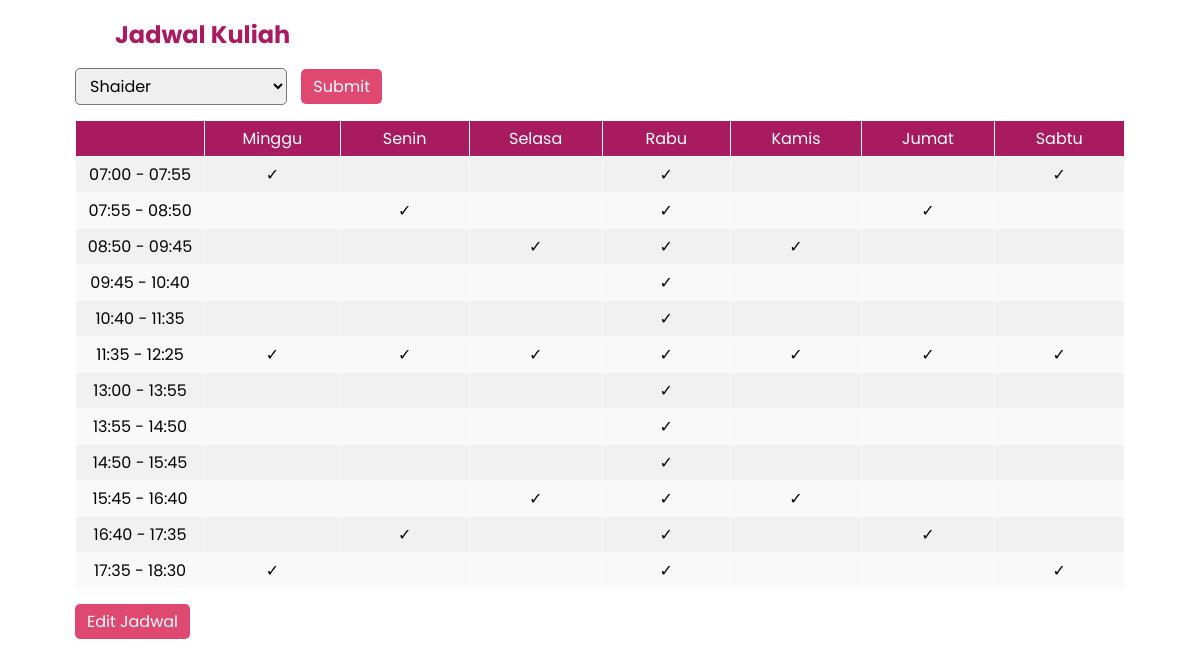
/index.php?nrp=160420402, run on the app's committed database.
### tables this page shows
CREATE TABLE `jam_kuliah` (
  `idjam_kuliah` int(11) NOT NULL AUTO_INCREMENT,
  `jam_mulai` time DEFAULT NULL,
  `jam_selesai` time DEFAULT NULL,
  PRIMARY KEY (`idjam_kuliah`)
);

### class/parent.php (called while the page is built, shortened)
<?php
class parentClass {
    public function __construct()
    {
        $this->mysqli = new mysqli(SERVER_NAME, USER_NAME, PASSWORD, DB_NAME);
    }
}
?>

### class/hari.php (called while the page is built, shortened)
<?php
require_once("class/parent.php");
class hari extends parentClass {
    function getHari() {
        $hari = array();
        $res = $this->mysqli->query("SELECT * FROM hari");
        while($row = $res->fetch_assoc()) {
            array_push($hari, $row['nama']);
        }
        return $hari;
    }
}
?>

### class/jam_kuliah.php (called while the page is built, shortened)
<?php
require_once("class/parent.php");
class jam_kuliah extends parentClass {
    function getJamKuliah() {
        $jamKuliah = array();
        $res = $this->mysqli->query("SELECT * FROM jam_kuliah");
        while($row = $res->fetch_assoc()) {
            array_push($jamKuliah, array('id'=>$row['idjam_kuliah'], 'jam_mulai'=>$row['jam_mulai'], 'jam_selesai'=>$row['jam_selesai']));
        }
        return $jamKuliah;
    }
}
?>

### class/jadwal.php (the view, shortened to what this page needs)
<?php
require_once("class/parent.php");
require_once("class/jam_kuliah.php");
require_once("class/hari.php");
class jadwal extends parentClass {
    private $jam_kuliah;
    public function __construct($mahasiswa=null, $jam_kuliah=null, $hari=null)
    {
        if ($jam_kuliah == null) {
            $this->jam_kuliah = new jam_kuliah();
        } else {
            $this->jam_kuliah = $jam_kuliah;
        }
    }
    function getJadwal($nrp) {
        $stmt = $this->mysqli->prepare("SELECT * FROM jadwal WHERE nrp=?");
        $stmt->bind_param('s', $nrp);
        $stmt->execute();
        $res = $stmt->get_result();
        $array_jadwal = array();
        while ($row = $res->fetch_assoc()) {
            array_push($array_jadwal, array((int)$row['idjam_kuliah'], (int)$row['idhari']));
        }
        return $array_jadwal;
    }
    function printTabel($nrp=null) {
        $arr_jam_kuliah = $this->jam_kuliah->getJamKuliah();
        $hari = new hari();
        $arr_hari = $hari->getHari();
        $arr_jadwal = array();
        if ($nrp != null) {
            $arr_jadwal = $this->getJadwal($nrp);
        }
        echo "<table><tr><th></th>";
        foreach ($arr_hari as $h) {
            echo "<th>$h</th>";
        }
        echo "</tr>";
        $rowCounter = 1;
        foreach ($arr_jam_kuliah as $jk) {
            $jam_mulai = date_create($jk['jam_mulai']);
            $jam_selesai = date_create($jk['jam_selesai']);
            echo "<tr><td>". date_format($jam_mulai, 'H:i') ." - ". date_format($jam_selesai, 'H:i') ."</td>";
            $colCounter = 1;
            for ($i = 0; $i < count($arr_hari); $i++) {
                $indexer = array($rowCounter, $colCounter);
                $check = "";
                if (in_array($indexer, $arr_jadwal, true)) {
                    $check = "&check;";
                }
                echo "<td>$check</td>";
                $colCounter++;
            }
            echo "</tr>";
            $rowCounter++;
        }
        echo "</table>";
    }
}
?>

### style.css (style rules this page uses)
* { font-family: 'Poppins', sans-serif; font-size: 16px; }
table, th, td, tr { border: 1px solid #f9fcff; border-collapse: collapse; text-align:center; padding: 5px 10px; }
table { width: 1050px; }
th { background: #a91b60; font-weight:normal; color: white; width: 150px; }
td { background: #f9f9f9; width: 150px; }
tr:nth-child(even) td { background: #f1f1f1 !important; }

### data on the page
jam_kuliah: jam_mulai "07:00", jam_selesai "07:55", check "✓"
jam_kuliah: jam_mulai "07:55", jam_selesai "08:50", check "✓"
jam_kuliah: jam_mulai "08:50", jam_selesai "09:45", check "✓"
jam_kuliah: jam_mulai "09:45", jam_selesai "10:40", check "✓"
jam_kuliah: jam_mulai "10:40", jam_selesai "11:35", check "✓"
jam_kuliah: jam_mulai "11:35", jam_selesai "12:25", check "✓"
jam_kuliah: jam_mulai "13:00", jam_selesai "13:55", check "✓"
jam_kuliah: jam_mulai "13:55", jam_selesai "14:50", check "✓"
jam_kuliah: jam_mulai "14:50", jam_selesai "15:45", check "✓"
jam_kuliah: jam_mulai "15:45", jam_selesai "16:40", check "✓"
jam_kuliah: jam_mulai "16:40", jam_selesai "17:35", check "✓"
jam_kuliah: jam_mulai "17:35", jam_selesai "18:30", check "✓"

### other printed values
$h "Minggu"
$h "Senin"
$h "Selasa"
$h "Rabu"
$h "Kamis"
$h "Jumat"
$h "Sabtu"
form field nrp "Shaider"
